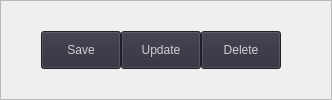
                     <widget class="QFrame" name="frame_opc_alu">
                      <property name="sizePolicy">
                       <sizepolicy hsizetype="Preferred" vsizetype="Preferred">
                        <horstretch>0</horstretch>
                        <verstretch>0</verstretch>
                       </sizepolicy>
                      </property>
                      <property name="minimumSize">
                       <size>
                        <width>0</width>
                        <height>0</height>
                       </size>
                      </property>
                      <property name="maximumSize">
                       <size>
                        <width>16777215</width>
                        <height>16777215</height>
                       </size>
                      </property>
                      <property name="styleSheet">
                       <string notr="true">QPushButton {
	background-color: #2C2C39;
    border-bottom: 2px solid transparent;
	 color: rgba(255, 255, 255, 0.75); 
font: 75 12pt 'Arial Narrow';
}


QPushButton:hover {
	color: white;

}



</string>
                      </property>
                      <property name="frameShape">
                       <enum>QFrame::StyledPanel</enum>
                      </property>
                      <property name="frameShadow">
                       <enum>QFrame::Raised</enum>
                      </property>
                      <layout class="QHBoxLayout" name="horizontalLayout_5">
                       <property name="spacing">
                        <number>0</number>
                       </property>
                       <property name="leftMargin">
                        <number>40</number>
                       </property>
                       <property name="topMargin">
                        <number>0</number>
                       </property>
                       <property name="rightMargin">
                        <number>50</number>
                       </property>
                       <property name="bottomMargin">
                        <number>0</number>
                       </property>
                       <item>
                        <widget class="QPushButton" name="bt_save_alu">
                         <property name="minimumSize">
                          <size>
                           <width>0</width>
                           <height>38</height>
                          </size>
                         </property>
                         <property name="text">
                          <string>Save</string>
                         </property>
                        </widget>
                       </item>
                       <item>
                        <widget class="QPushButton" name="bt_update_alu">
                         <property name="minimumSize">
                          <size>
                           <width>0</width>
                           <height>38</height>
                          </size>
                         </property>
                         <property name="text">
                          <string>Update</string>
                         </property>
                        </widget>
                       </item>
                       <item>
                        <widget class="QPushButton" name="bt_delete_alu">
                         <property name="minimumSize">
                          <size>
                           <width>0</width>
                           <height>38</height>
                          </size>
                         </property>
                         <property name="text">
                          <string>Delete</string>
                         </property>
                        </widget>
                       </item>
                      </layout>
                     </widget>
